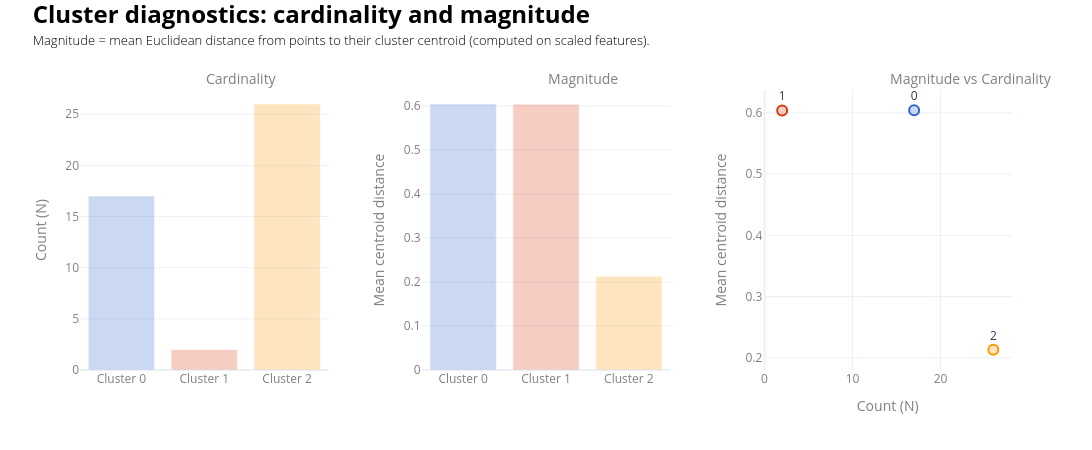

This figure's notebook cell:
### Code cell
# https://towardsdatascience.com/common-mistakes-in-cluster-analysis-and-how-to-avoid-them-eb960116d773/
# https://towardsdatascience.com/best-practices-for-visualizing-your-cluster-results-20a3baac7426/

X_std = np.array(X)  # ensures numpy array
labels = np.array(y)
centres = k_means_optimum.cluster_centers_
clusters_sorted = sorted(np.unique(labels))
# ___________________________________________________________________________________________________________
# 1) Cardinality (number of points per cluster)
cardinality = pd.Series(labels).value_counts().sort_index()
# ___________________________________________________________________________________________________________
# 2) Magnitude (mean distance to centroid per cluster)
magnitudes = {}

for cl in clusters_sorted:
    Xi = X_std[labels == cl]
    if len(Xi) == 0:
        magnitudes[cl] = np.nan
        continue
    dists = np.linalg.norm(Xi - centres[cl], axis=1)# euclidean distance
    magnitudes[cl] = dists.mean()

magnitudes = pd.Series(magnitudes).sort_index()
# ___________________________________________________________________________________________________________
# Build subplots
fig = make_subplots(rows=1, cols=3, horizontal_spacing=0.10, subplot_titles=["Cardinality", "Magnitude", "Magnitude vs Cardinality"])
# ___________________________________________________________________________________________________________
# Plot 1: Cardinality (bar plot)
fig.add_trace(
    go.Bar(
        x=[f"Cluster {cl}" for cl in cardinality.index],y=cardinality.values,
        marker=dict(
            color=[make_transparent(cluster_colour_map[cl], alpha=0.25) for cl in cardinality.index]
        ),
        showlegend=False,hovertemplate="Cluster: %{x}<br>N: %{y}<extra></extra>",
    ),row=1, col=1
)
# ___________________________________________________________________________________________________________
# Plot 2: Magnitude (bar plot)
fig.add_trace(
    go.Bar(
        x=[f"Cluster {cl}" for cl in magnitudes.index], y=magnitudes.values, 
        marker=dict(color=[make_transparent(cluster_colour_map[cl], alpha=0.25) for cl in magnitudes.index]),
        showlegend=False, hovertemplate="Cluster: %{x}<br>Mean distance: %{y:.3f}<extra></extra>",
    ), row=1, col=2
)
# ___________________________________________________________________________________________________________
# Plot 3: Magnitude vs Cardinality (scatterplot)
for cl in clusters_sorted:
    fig.add_trace(
        go.Scatter(
            x=[cardinality.loc[cl]],y=[magnitudes.loc[cl]], mode="markers+text",
            marker=dict(size=10,color=make_transparent(cluster_colour_map.get(cl), alpha=0.25),line=dict(color=cluster_colour_map.get(cl), width=2),),
            text=[f"{cl}"],textposition="top center", showlegend=False,
            hovertemplate=(
                f"Cluster {cl}<br>"
                f"N: %{{x}}<br>"
                f"Mean distance: %{{y:.3f}}<extra></extra>"
            ),
        ),row=1, col=3
    )    
fig.update_layout(width=1300, height=450,template="plotly_white",
    title=dict(
        text=(
            f"<span style='font-size:24px; font-weight:bold; color:{notes_colour}; display:block;'>"
            "Cluster diagnostics: cardinality and magnitude"
            "</span><br>"
            f"<span style='font-size:13px; font-weight:300; color:{notes_colour}; display:block;'>"
            "Magnitude = mean Euclidean distance from points to their cluster centroid (computed on scaled features)."
            "</span>"
        ),x=0.03, xanchor="left",y=0.95, yanchor="top"
    ),
    margin=dict(t=90),
)

fig.update_annotations(font=dict(size=14, color=labels_colour),xanchor="left")
for i in [1, 2, 3]:
    fig.update_xaxes(title_font=dict(color=labels_colour), tickfont=dict(color=labels_colour), row=1, col=i)
    fig.update_yaxes(title_font=dict(color=labels_colour), tickfont=dict(color=labels_colour), row=1, col=i)
fig.update_yaxes(title_text="Count (N)", row=1, col=1)
fig.update_yaxes(title_text="Mean centroid distance", row=1, col=2)
fig.update_xaxes(title_text="Count (N)", row=1, col=3)
fig.update_yaxes(title_text="Mean centroid distance", row=1, col=3)
fig.show()

### Figure 1 — Plotly figure (JSON) as saved in the notebook; plotly's stock layout.template omitted (floating-point values rounded to 4 significant figures)
{"data": [{"hovertemplate": "Cluster: %{x}<br>N: %{y}<extra></extra>", "marker": {"color": ["rgba(51,102,204,0.25)", "rgba(220,57,18,0.25)", "rgba(255,153,0,0.25)"]}, "showlegend": false, "type": "bar", "x": ["Cluster 0", "Cluster 1", "Cluster 2"], "xaxis": "x", "y": [17, 2, 26], "yaxis": "y"}, {"hovertemplate": "Cluster: %{x}<br>Mean distance: %{y:.3f}<extra></extra>", "marker": {"color": ["rgba(51,102,204,0.25)", "rgba(220,57,18,0.25)", "rgba(255,153,0,0.25)"]}, "showlegend": false, "type": "bar", "x": ["Cluster 0", "Cluster 1", "Cluster 2"], "xaxis": "x2", "y": [0.6042, 0.6039, 0.2132], "yaxis": "y2"}, {"hovertemplate": "Cluster 0<br>N: %{x}<br>Mean distance: %{y:.3f}<extra></extra>", "marker": {"color": "rgba(51,102,204,0.25)", "line": {"color": "#3366CC", "width": 2}, "size": 10}, "mode": "markers+text", "showlegend": false, "text": ["0"], "textposition": "top center", "type": "scatter", "x": [17], "xaxis": "x3", "y": [0.6042], "yaxis": "y3"}, {"hovertemplate": "Cluster 1<br>N: %{x}<br>Mean distance: %{y:.3f}<extra></extra>", "marker": {"color": "rgba(220,57,18,0.25)", "line": {"color": "#DC3912", "width": 2}, "size": 10}, "mode": "markers+text", "showlegend": false, "text": ["1"], "textposition": "top center", "type": "scatter", "x": [2], "xaxis": "x3", "y": [0.6039], "yaxis": "y3"}, {"hovertemplate": "Cluster 2<br>N: %{x}<br>Mean distance: %{y:.3f}<extra></extra>", "marker": {"color": "rgba(255,153,0,0.25)", "line": {"color": "#FF9900", "width": 2}, "size": 10}, "mode": "markers+text", "showlegend": false, "text": ["2"], "textposition": "top center", "type": "scatter", "x": [26], "xaxis": "x3", "y": [0.2132], "yaxis": "y3"}], "layout": {"annotations": [{"font": {"color": "grey", "size": 14}, "showarrow": false, "text": "Cardinality", "x": 0.1333, "xanchor": "left", "xref": "paper", "y": 1, "yanchor": "bottom", "yref": "paper"}, {"font": {"color": "grey", "size": 14}, "showarrow": false, "text": "Magnitude", "x": 0.5, "xanchor": "left", "xref": "paper", "y": 1, "yanchor": "bottom", "yref": "paper"}, {"font": {"color": "grey", "size": 14}, "showarrow": false, "text": "Magnitude vs Cardinality", "x": 0.8667, "xanchor": "left", "xref": "paper", "y": 1, "yanchor": "bottom", "yref": "paper"}], "height": 450, "margin": {"t": 90}, "title": {"text": "<span style='font-size:24px; font-weight:bold; color:black; display:block;'>Cluster diagnostics: cardinality and magnitude</span><br><span style='font-size:13px; font-weight:300; color:black; display:block;'>Magnitude = mean Euclidean distance from points to their cluster centroid (computed on scaled features).</span>", "x": 0.03, "xanchor": "left", "y": 0.95, "yanchor": "top"}, "width": 1300, "xaxis": {"anchor": "y", "domain": [0, 0.2667], "tickfont": {"color": "grey"}, "title": {"font": {"color": "grey"}}}, "xaxis2": {"anchor": "y2", "domain": [0.3667, 0.6333], "tickfont": {"color": "grey"}, "title": {"font": {"color": "grey"}}}, "xaxis3": {"anchor": "y3", "domain": [0.7333, 1], "tickfont": {"color": "grey"}, "title": {"font": {"color": "grey"}, "text": "Count (N)"}}, "yaxis": {"anchor": "x", "domain": [0, 1], "tickfont": {"color": "grey"}, "title": {"font": {"color": "grey"}, "text": "Count (N)"}}, "yaxis2": {"anchor": "x2", "domain": [0, 1], "tickfont": {"color": "grey"}, "title": {"font": {"color": "grey"}, "text": "Mean centroid distance"}}, "yaxis3": {"anchor": "x3", "domain": [0, 1], "tickfont": {"color": "grey"}, "title": {"font": {"color": "grey"}, "text": "Mean centroid distance"}}}}
